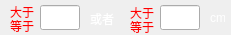
    <widget class="QWidget" name="widget_4" native="true">
     <property name="geometry">
      <rect>
       <x>310</x>
       <y>160</y>
       <width>231</width>
       <height>35</height>
      </rect>
     </property>
     <property name="minimumSize">
      <size>
       <width>0</width>
       <height>35</height>
      </size>
     </property>
     <property name="maximumSize">
      <size>
       <width>16777215</width>
       <height>35</height>
      </size>
     </property>
     <property name="styleSheet">
      <string notr="true">QWidget#widget_4{
border:1px solid rgb(255,255,255);
}</string>
     </property>
     <widget class="QLineEdit" name="lineEditNoFaultNumber">
      <property name="geometry">
       <rect>
        <x>40</x>
        <y>5</y>
        <width>40</width>
        <height>25</height>
       </rect>
      </property>
      <property name="minimumSize">
       <size>
        <width>40</width>
        <height>25</height>
       </size>
      </property>
      <property name="maximumSize">
       <size>
        <width>40</width>
        <height>25</height>
       </size>
      </property>
      <property name="styleSheet">
       <string notr="true">color: rgb(255, 255, 255);</string>
      </property>
     </widget>
     <widget class="QLabel" name="label_25">
      <property name="geometry">
       <rect>
        <x>90</x>
        <y>11</y>
        <width>25</width>
        <height>15</height>
       </rect>
      </property>
      <property name="minimumSize">
       <size>
        <width>25</width>
        <height>15</height>
       </size>
      </property>
      <property name="maximumSize">
       <size>
        <width>25</width>
        <height>15</height>
       </size>
      </property>
      <property name="styleSheet">
       <string notr="true">QLabel{
color: rgb(255, 255, 255);
font: 75 10pt &quot;新宋体&quot;;
}</string>
      </property>
      <property name="text">
       <string>或者</string>
      </property>
     </widget>
     <widget class="QLineEdit" name="lineEditNoFaultLength">
      <property name="geometry">
       <rect>
        <x>160</x>
        <y>5</y>
        <width>40</width>
        <height>25</height>
       </rect>
      </property>
      <property name="minimumSize">
       <size>
        <width>40</width>
        <height>25</height>
       </size>
      </property>
      <property name="maximumSize">
       <size>
        <width>40</width>
        <height>25</height>
       </size>
      </property>
      <property name="styleSheet">
       <string notr="true">color: rgb(255, 255, 255);</string>
      </property>
     </widget>
     <widget class="QLabel" name="label_32">
      <property name="geometry">
       <rect>
        <x>10</x>
        <y>4</y>
        <width>25</width>
        <height>15</height>
       </rect>
      </property>
      <property name="minimumSize">
       <size>
        <width>25</width>
        <height>15</height>
       </size>
      </property>
      <property name="maximumSize">
       <size>
        <width>25</width>
        <height>15</height>
       </size>
      </property>
      <property name="styleSheet">
       <string notr="true">QLabel{
color: rgb(255, 0, 0);
font: 75 10pt &quot;新宋体&quot;;
}</string>
      </property>
      <property name="text">
       <string>大于</string>
      </property>
     </widget>
     <widget class="QLabel" name="label_39">
      <property name="geometry">
       <rect>
        <x>210</x>
        <y>10</y>
        <width>15</width>
        <height>15</height>
       </rect>
      </property>
      <property name="minimumSize">
       <size>
        <width>15</width>
        <height>15</height>
       </size>
      </property>
      <property name="maximumSize">
       <size>
        <width>15</width>
        <height>15</height>
       </size>
      </property>
      <property name="styleSheet">
       <string notr="true">QLabel{
color: rgb(255, 255, 255);
font: 75 10pt &quot;新宋体&quot;;
}</string>
      </property>
      <property name="text">
       <string>cm</string>
      </property>
     </widget>
     <widget class="QLabel" name="label_44">
      <property name="geometry">
       <rect>
        <x>10</x>
        <y>18</y>
        <width>25</width>
        <height>15</height>
       </rect>
      </property>
      <property name="minimumSize">
       <size>
        <width>25</width>
        <height>15</height>
       </size>
      </property>
      <property name="maximumSize">
       <size>
        <width>25</width>
        <height>15</height>
       </size>
      </property>
      <property name="styleSheet">
       <string notr="true">QLabel{
color: rgb(255, 0, 0);
font: 75 10pt &quot;新宋体&quot;;
}</string>
      </property>
      <property name="text">
       <string>等于</string>
      </property>
     </widget>
     <widget class="QLabel" name="label_45">
      <property name="geometry">
       <rect>
        <x>130</x>
        <y>19</y>
        <width>25</width>
        <height>15</height>
       </rect>
      </property>
      <property name="minimumSize">
       <size>
        <width>25</width>
        <height>15</height>
       </size>
      </property>
      <property name="maximumSize">
       <size>
        <width>25</width>
        <height>15</height>
       </size>
      </property>
      <property name="styleSheet">
       <string notr="true">QLabel{
color: rgb(255, 0, 0);
font: 75 10pt &quot;新宋体&quot;;
}</string>
      </property>
      <property name="text">
       <string>等于</string>
      </property>
     </widget>
     <widget class="QLabel" name="label_37">
      <property name="geometry">
       <rect>
        <x>130</x>
        <y>5</y>
        <width>25</width>
        <height>15</height>
       </rect>
      </property>
      <property name="minimumSize">
       <size>
        <width>25</width>
        <height>15</height>
       </size>
      </property>
      <property name="maximumSize">
       <size>
        <width>25</width>
        <height>15</height>
       </size>
      </property>
      <property name="styleSheet">
       <string notr="true">QLabel{
color: rgb(255, 0, 0);
font: 75 10pt &quot;新宋体&quot;;
}</string>
      </property>
      <property name="text">
       <string>大于</string>
      </property>
     </widget>
    </widget>
